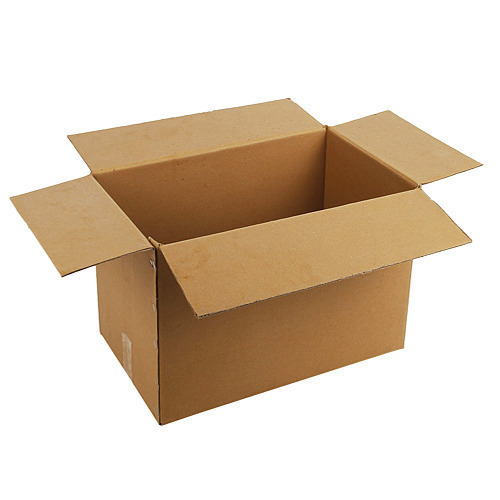
#> input picture Detections/box.jpg, 500 x 500 px
$ jupyter execute 'corner_detection(Shi-tomasi).ipynb'
#> lines starting #> are read from the running program, lines starting #| are printed output that depends on the picture; after the words box and inside, x2 and y2 are one past the last pixel; in counts of white or black regions, pixels touching at a corner belong together
[cell 1]
import cv2
import numpy as np
import matplotlib.pyplot as plt

[cell 2]
img = cv2.imread("box.jpg")
#> img is the input picture: shape (500, 500, 3); mean B, G, R 187.1, 204.6, 220.6
gray_img = cv2.cvtColor(img,cv2.COLOR_BGR2GRAY)
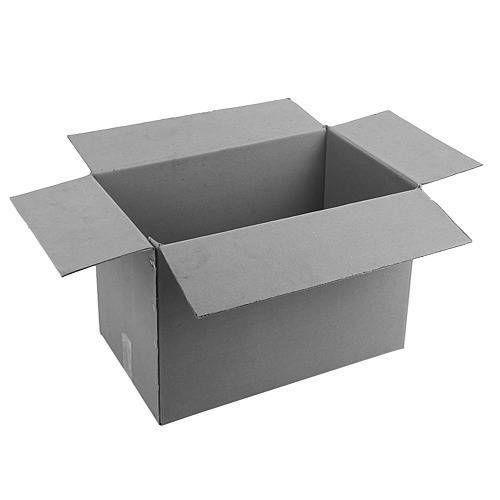
#> gray_img: shape (500, 500); min 5, max 255, mean 207.4

[cell 3]
plt.imshow(img)

[cell 4]
gray_img

[cell 5]
corners = cv2.goodFeaturesToTrack(image=gray_img,maxCorners=10,qualityLevel=0.01,minDistance=10)
#> corners = [[160, 424], [62, 276], [95, 266], [149, 237], [421, 185], [68, 136], [482, 164], [289, 98], [326, 126], [10, 197]]

[cell 6]
corners = np.int0(corners)

[cell 7]
for i in corners:
    x,y = i.ravel()
    cv2.circle(img,(x,y),3,(255,0,0),-1)
#> this loop made 10 passes
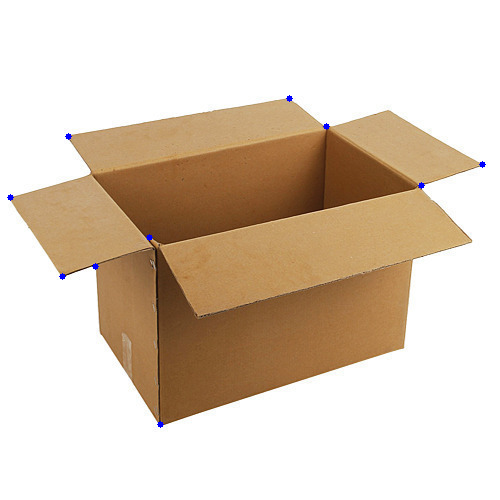
#> img: shape (500, 500, 3); 0.12% of pixels changed, all inside (x1, y1, x2, y2) = (7, 95, 486, 428)
